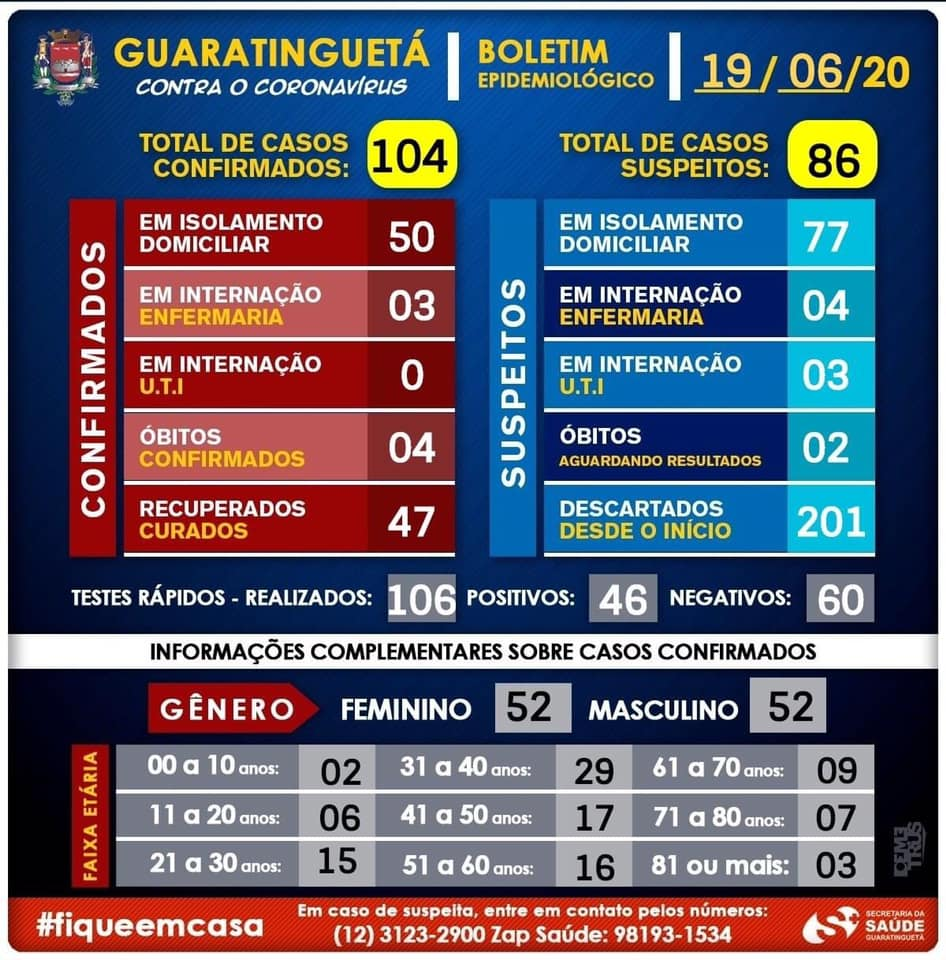
#> input picture 20200619.jpg, 946 x 960 px, found by its file name
$ python readimage.py
#> lines starting #> are read from the running program, lines starting #| are printed output that depends on the picture; after the words box and inside, x2 and y2 are one past the last pixel; in counts of white or black regions, pixels touching at a corner belong together
try:
    from PIL import Image
except ImportError:
    import Image
import pytesseract
import cv2
import numpy as np

imagem = Image.open('/home/leandro/Dev/covid19guaratingueta/20200619.jpg')
#> imagem is the input picture: PIL image 946x960 RGB; mean R, G, B 93.2, 92.7, 110.7

width, height = imagem.size
#> width = 946; height = 960

# Setting the points for cropped image
left = 100
top = 110
right = width - 400
#> right = 546
bottom = 200

# Cropped image of above dimension
# (It will not change orginal image)
imagemCortada = imagem.crop((left, top, right, bottom))
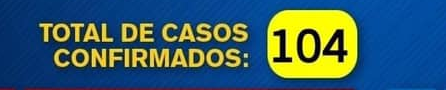
#> imagemCortada: PIL image 446x90 RGB; mean R, G, B 57.4, 94.5, 103
#imagemCortada = imagemCortada.convert('LA')

print(pytesseract.image_to_string(imagemCortada, lang='por', config='-c tessedit_char_whitelist=0123456789 -oem 0'))
#> (this line was passed over: pytesseract is not available in this run)

# Shows the image in image viewer
imagemCortada.save("/home/leandro/Dev/covid19guaratingueta/cortada.png")

npimagem = np.asarray(imagemCortada).astype(np.uint8)
npimagem[:, :, 0] = 0 # zerando o canal R (RED)
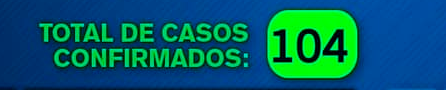
#> npimagem: shape (90, 446, 3); mean R, G, B 0, 94.5, 103
npimagem[:, :, 2] = 0 # zerando o canal B (BLUE)
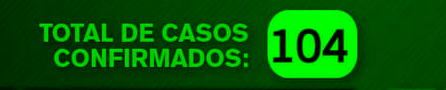
#> npimagem: shape (90, 446, 3); mean R, G, B 0, 94.5, 0
im = cv2.cvtColor(npimagem, cv2.COLOR_RGB2GRAY)
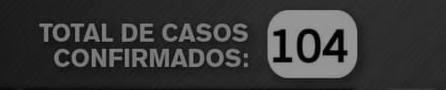
#> im: shape (90, 446); min 0, max 150, mean 55.5

print(pytesseract.image_to_string(im, lang='por', config='-c tessedit_char_whitelist=0123456789 -oem 0'))
#> (this line was passed over: pytesseract is not available in this run)

ret, thresh = cv2.threshold(im, 50, 255, cv2.THRESH_BINARY | cv2.THRESH_OTSU)
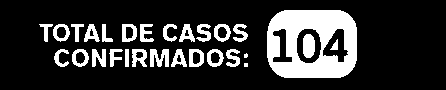
#> thresh: shape (90, 446); 19.9% white; 28 white regions (2 under 20 px), largest, box (x1, y1, x2, y2) and area: (267, 10, 357, 78) 4259, (303, 34, 315, 58) 250, (150, 49, 169, 67) 245
#> ret = 84
binimagem = Image.fromarray(thresh)
binimagem.save("/home/leandro/Dev/covid19guaratingueta/tresh.png")

print(pytesseract.image_to_string(binimagem, lang='por', config='-c tessedit_char_whitelist=0123456789 -oem 3'))
#> (this line was passed over: pytesseract is not available in this run)


# import pytesseract as ocr
# import numpy as np
# import cv2

# from PIL import Image

# # tipando a leitura para os canais de ordem RGB
# imagem = Image.open('/home/leandro/Dev/covid19guaratingueta/20200619.jpg').convert('RGB')

# # convertendo em um array editável de numpy[x, y, CANALS]
# npimagem = np.asarray(imagem).astype(np.uint8)

# # diminuição dos ruidos antes da binarização
# npimagem[:, :, 0] = 0 # zerando o canal R (RED)
# npimagem[:, :, 2] = 0 # zerando o canal B (BLUE)

# # atribuição em escala de cinza
# im = cv2.cvtColor(npimagem, cv2.COLOR_RGB2GRAY)

# # aplicação da truncagem binária para a intensidade
# # pixels de intensidade de cor abaixo de 127 serão convertidos para 0 (PRETO)
# # pixels de intensidade de cor acima de 127 serão convertidos para 255 (BRANCO)
# # A atrubição do THRESH_OTSU incrementa uma análise inteligente dos nivels de truncagem
# ret, thresh = cv2.threshold(im, 127, 255, cv2.THRESH_BINARY | cv2.THRESH_OTSU)

# # reconvertendo o retorno do threshold em um objeto do tipo PIL.Image
# binimagem = Image.fromarray(thresh)

# # chamada ao tesseract OCR por meio de seu wrapper
# phrase = ocr.image_to_string(binimagem)

# # impressão do resultado
# print(phrase)
